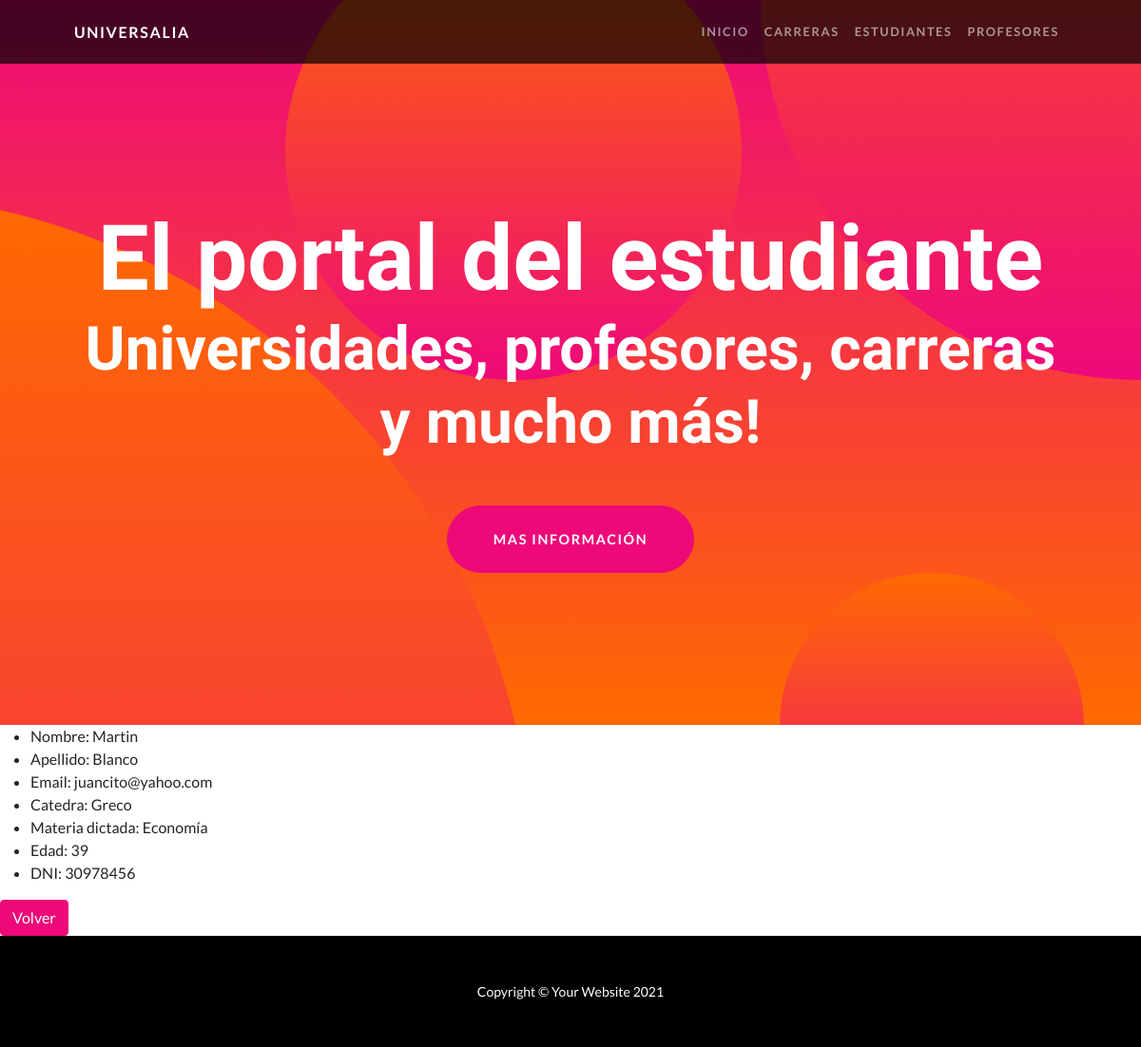
Before: /Universidades/verprofesor/1 with the older database file.
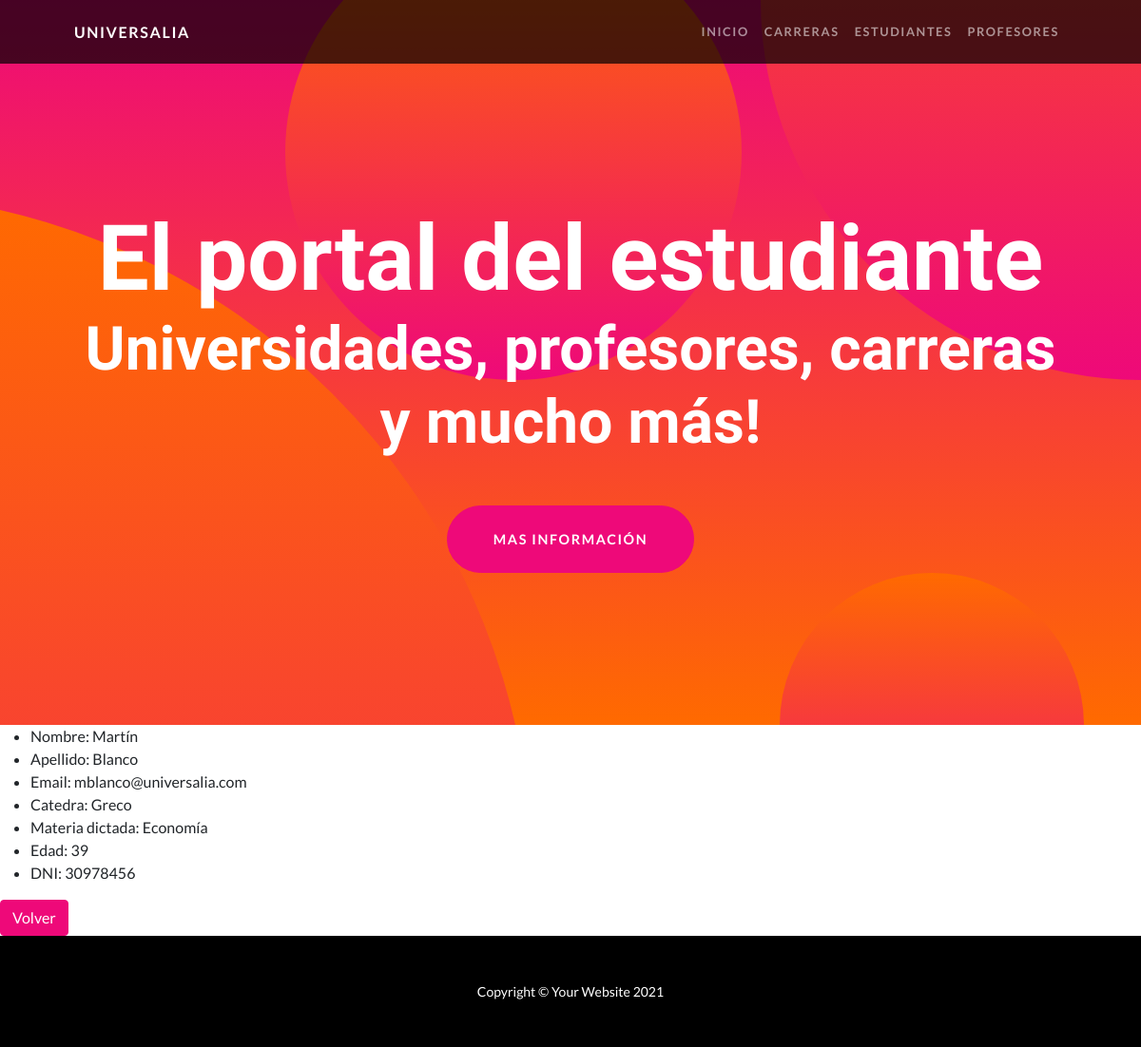
After: the same page with the newer database file.
### Universidades/models.py (models this page shows, shortened)
class Profesor(Model):
  nombre = CharField(max_length=40)
  apellido = CharField(max_length=40)
  email = EmailField()
  catedra = CharField(max_length=40)
  materia_dictada = CharField(max_length=50)
  edad = PositiveIntegerField()
  dni = PositiveBigIntegerField(verbose_name='DNI')

### Universidades/views.py (the view)
# urls.py: path('verprofesor/<pk>', ProfesorDetailView.as_view(), name = 'ver_profesor'),
class ProfesorDetailView(DetailView):
  model = Profesor
  template_name = 'ver_profesor.html'

### Universidades/templates/ver_profesor.html (shortened to what this page needs)
{% extends 'padre.html' %}
{% block cambia %}
  <ul>
    <li>Nombre: {{profesor.nombre}}</li>
    <li>Apellido: {{profesor.apellido}}</li>
    <li>Email: {{profesor.email}}</li>
    <li>Catedra: {{profesor.catedra}}</li>
    <li>Materia dictada: {{profesor.materia_dictada}}</li>
    <li>Edad: {{profesor.edad}}</li>
    <li>DNI: {{profesor.dni}}</li>
  </ul>
  <a class="btn btn-primary" href="{% url 'profesores' %}">Volver</a>
{% endblock %}

Changed rows visible on the page:
changed Profesor "Blanco": nombre "Martin" → "Martín"; email "juancito@yahoo.com" → "mblanco@universalia.com"
